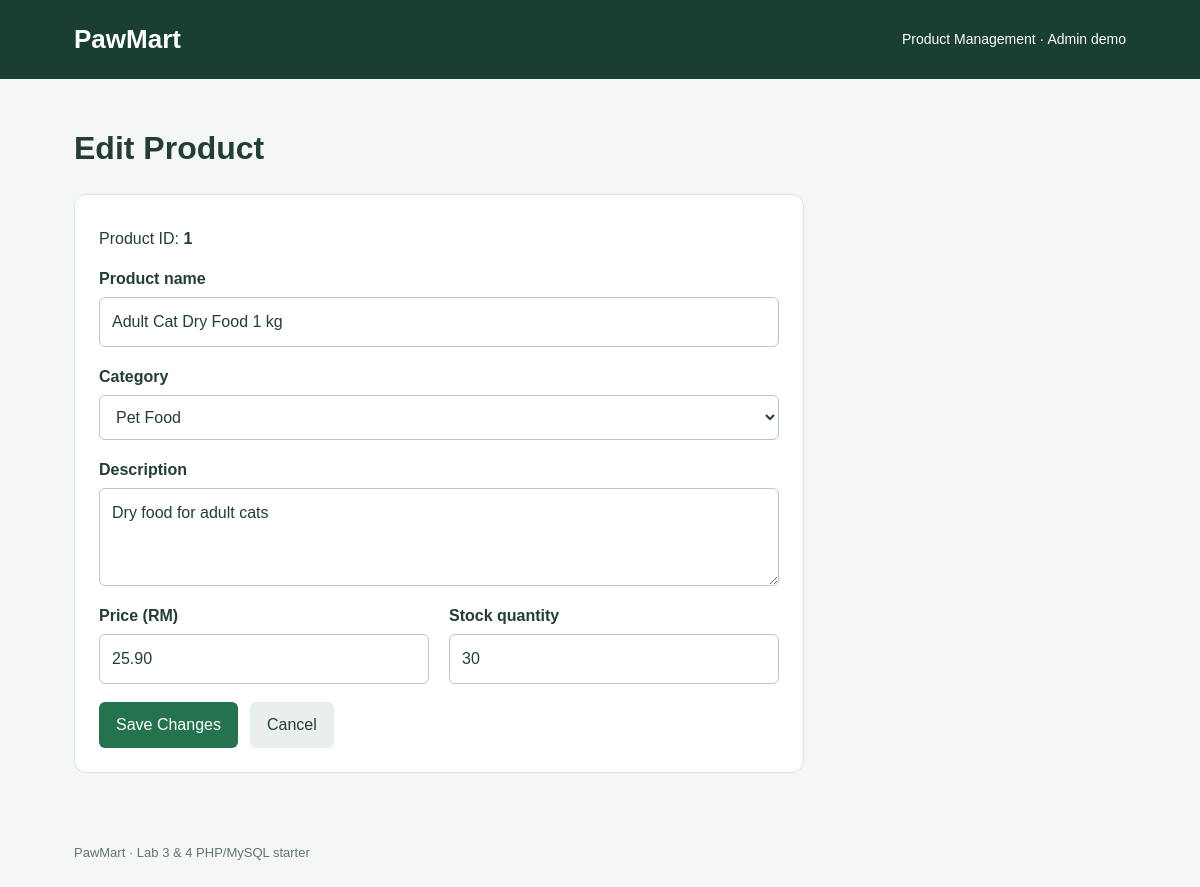
Page /edit_product.php?id=1 on the committed database.
### tables this page shows
CREATE TABLE `products` (
  `product_id` int(11) NOT NULL,
  `product_name` varchar(100) NOT NULL,
  `category` varchar(50) NOT NULL,
  `description` text DEFAULT NULL,
  `price` decimal(10,2) NOT NULL,
  `stock_quantity` int(11) NOT NULL DEFAULT 0
);

### db.php (called while the page is built)
<?php
function database(): PDO {
    static $pdo = null;
    if ($pdo === null) {
        $pdo = new PDO('mysql:host=127.0.0.1;dbname=pawmart;charset=utf8mb4', 'root', '', [
            PDO::ATTR_ERRMODE => PDO::ERRMODE_EXCEPTION,
            PDO::ATTR_DEFAULT_FETCH_MODE => PDO::FETCH_ASSOC,
            PDO::ATTR_EMULATE_PREPARES => false
        ]);
    }
    return $pdo;
}

### bootstrap.php (called while the page is built, shortened)
<?php
require_once __DIR__ . '/db.php';
require_once __DIR__ . '/Product.php';
function e($value): string { return htmlspecialchars((string)$value, ENT_QUOTES, 'UTF-8'); }
function categories(): array { return ['Pet Food','Pet Treats','Pet Toys','Accessories','Feeding Supplies','Grooming Supplies','Travel Supplies']; }
try { $products = new Product(database()); }
catch (PDOException $ex) {
    http_response_code(503);
    exit('Database unavailable. Import database.sql and check the local settings in db.php.');
}

### Product.php (called while the page is built, shortened)
<?php
class Product {
    private PDO $db;
    public function __construct(PDO $db) { $this->db = $db; }
    public function find(int $id): ?array {
        $stmt = $this->db->prepare('SELECT * FROM products WHERE product_id = ?');
        $stmt->execute([$id]);
        return $stmt->fetch() ?: null;
    }
}

### form.php (the view, shortened to what this page needs)
<label>Product name<input name="product_name" required maxlength="100" value="<?= e($data['product_name'] ?? '') ?>"></label>
<label>Category<select name="category" required><option value="">Choose category</option><?php foreach (categories() as $category): ?><option value="<?= e($category) ?>" <?= ($data['category'] ?? '') === $category ? 'selected' : '' ?>><?= e($category) ?></option><?php endforeach; ?></select></label>
<label>Description<textarea name="description" maxlength="5000" rows="3"><?= e($data['description'] ?? '') ?></textarea></label>
<div class="grid"><label>Price (RM)<input type="number" name="price" min="0" max="99999999.99" step="0.01" required value="<?= e($data['price'] ?? '') ?>"></label><label>Stock quantity<input type="number" name="stock_quantity" min="0" max="2147483647" step="1" required value="<?= e($data['stock_quantity'] ?? '') ?>"></label></div>

### style.css (style rules this page uses)
* { box-sizing:border-box }
body { margin:0;background:#f5f7f5;color:#243e36;font:16px/1.5 Arial,sans-serif }
input,select,textarea { display:block;width:100%;padding:12px;border:1px solid #b9cabe;border-radius:6px;font:inherit;color:#243e36;background:white }
label { display:block;margin-bottom:18px;font-weight:bold }
label input,label select,label textarea { margin-top:6px;font-weight:normal }
.grid { display:grid;grid-template-columns:1fr 1fr;gap:20px }

### rows in the picture
products: product_name "Adult Cat Dry Food 1 kg", description "Dry food for adult cats", price "25.90", stock_quantity "30"

### other values in the picture
$id "1"
form field category "Pet Food"
